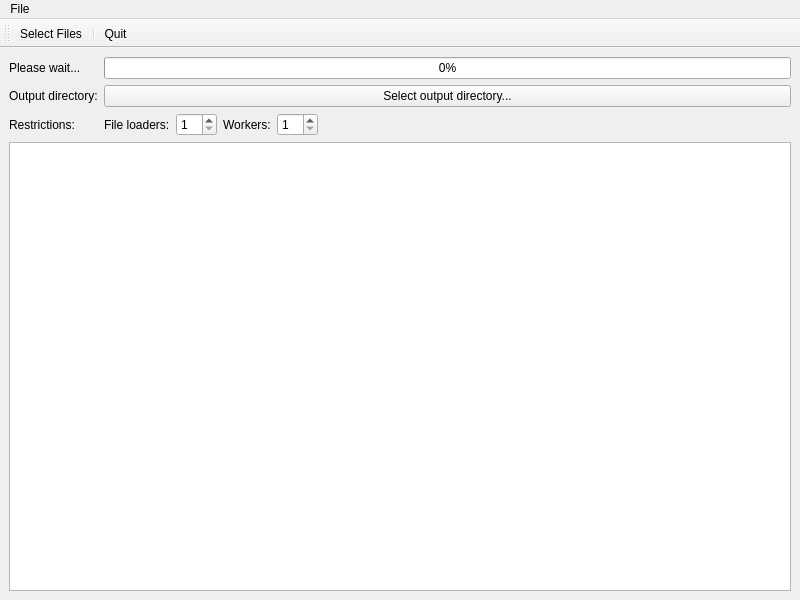
<?xml version="1.0" encoding="UTF-8"?>
<ui version="4.0">
 <class>MainWindow</class>
 <widget class="QMainWindow" name="MainWindow">
  <property name="geometry">
   <rect>
    <x>0</x>
    <y>0</y>
    <width>800</width>
    <height>600</height>
   </rect>
  </property>
  <property name="windowTitle">
   <string>MainWindow</string>
  </property>
  <widget class="QWidget" name="centralwidget">
   <layout class="QVBoxLayout" name="verticalLayout">
    <item>
     <layout class="QFormLayout" name="formLayout">
      <item row="0" column="0">
       <widget class="QLabel" name="statusLabel">
        <property name="text">
         <string>Please wait...</string>
        </property>
       </widget>
      </item>
      <item row="0" column="1">
       <widget class="QProgressBar" name="progressBar">
        <property name="value">
         <number>0</number>
        </property>
       </widget>
      </item>
      <item row="1" column="0">
       <widget class="QLabel" name="label">
        <property name="text">
         <string>Output directory:</string>
        </property>
       </widget>
      </item>
      <item row="1" column="1">
       <widget class="QPushButton" name="outputDirectory">
        <property name="text">
         <string>Select output directory...</string>
        </property>
       </widget>
      </item>
      <item row="2" column="0">
       <widget class="QLabel" name="label_2">
        <property name="text">
         <string>Restrictions:</string>
        </property>
       </widget>
      </item>
      <item row="2" column="1">
       <layout class="QHBoxLayout" name="horizontalLayout">
        <item>
         <widget class="QLabel" name="label_3">
          <property name="text">
           <string>File loaders:</string>
          </property>
         </widget>
        </item>
        <item>
         <widget class="QSpinBox" name="fileLoaderCap">
          <property name="minimum">
           <number>1</number>
          </property>
          <property name="maximum">
           <number>99</number>
          </property>
         </widget>
        </item>
        <item>
         <widget class="QLabel" name="label_4">
          <property name="text">
           <string>Workers:</string>
          </property>
         </widget>
        </item>
        <item>
         <widget class="QSpinBox" name="workers">
          <property name="minimum">
           <number>1</number>
          </property>
          <property name="maximum">
           <number>64</number>
          </property>
         </widget>
        </item>
        <item>
         <spacer name="horizontalSpacer">
          <property name="orientation">
           <enum>Qt::Horizontal</enum>
          </property>
          <property name="sizeHint" stdset="0">
           <size>
            <width>40</width>
            <height>20</height>
           </size>
          </property>
         </spacer>
        </item>
       </layout>
      </item>
     </layout>
    </item>
    <item>
     <widget class="QListView" name="listView"/>
    </item>
   </layout>
  </widget>
  <widget class="QMenuBar" name="menubar">
   <property name="geometry">
    <rect>
     <x>0</x>
     <y>0</y>
     <width>800</width>
     <height>24</height>
    </rect>
   </property>
   <widget class="QMenu" name="menuFile">
    <property name="title">
     <string>File</string>
    </property>
    <addaction name="actionOpen_Files"/>
    <addaction name="separator"/>
    <addaction name="actionQuit"/>
   </widget>
   <addaction name="menuFile"/>
  </widget>
  <widget class="QToolBar" name="toolBar">
   <property name="windowTitle">
    <string>toolBar</string>
   </property>
   <attribute name="toolBarArea">
    <enum>TopToolBarArea</enum>
   </attribute>
   <attribute name="toolBarBreak">
    <bool>false</bool>
   </attribute>
   <addaction name="actionOpen_Files"/>
   <addaction name="separator"/>
   <addaction name="actionQuit"/>
  </widget>
  <action name="actionOpen_Files">
   <property name="text">
    <string>Select Files</string>
   </property>
   <property name="toolTip">
    <string>Select a set of files to be converted to thumbnails</string>
   </property>
   <property name="shortcut">
    <string>Ctrl+O</string>
   </property>
  </action>
  <action name="actionQuit">
   <property name="text">
    <string>Quit</string>
   </property>
   <property name="toolTip">
    <string>Quit the application</string>
   </property>
   <property name="shortcut">
    <string>Ctrl+Q</string>
   </property>
  </action>
 </widget>
 <resources/>
 <connections/>
</ui>
